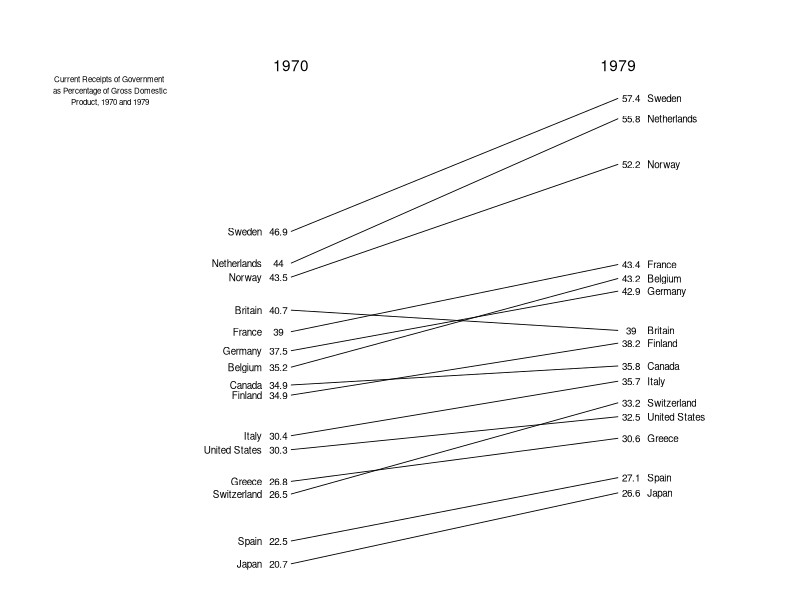
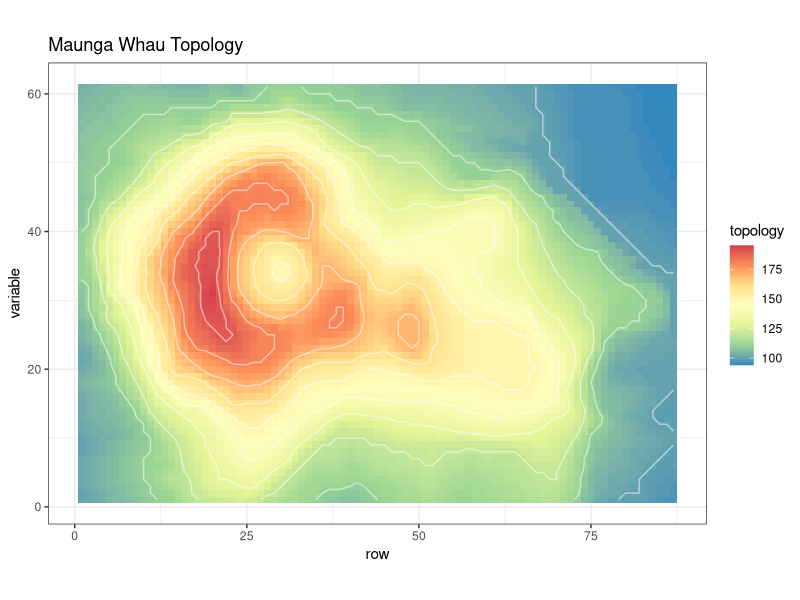
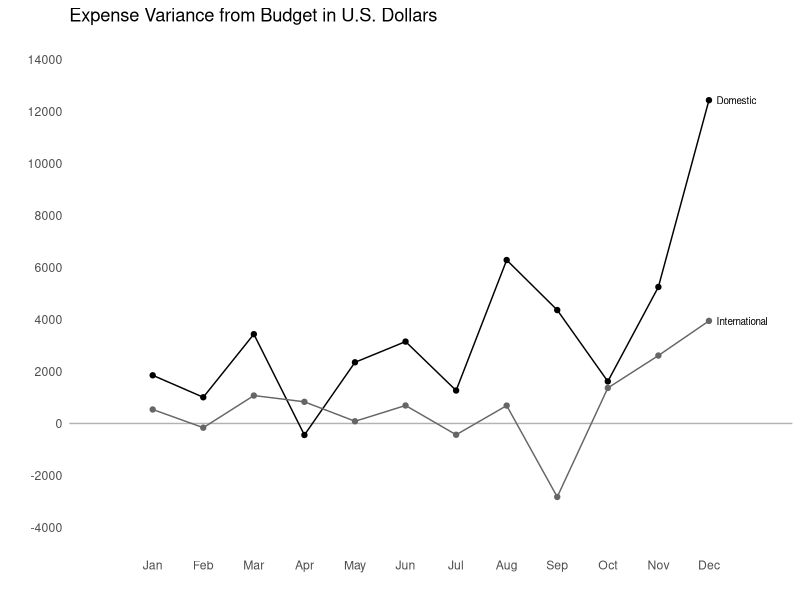
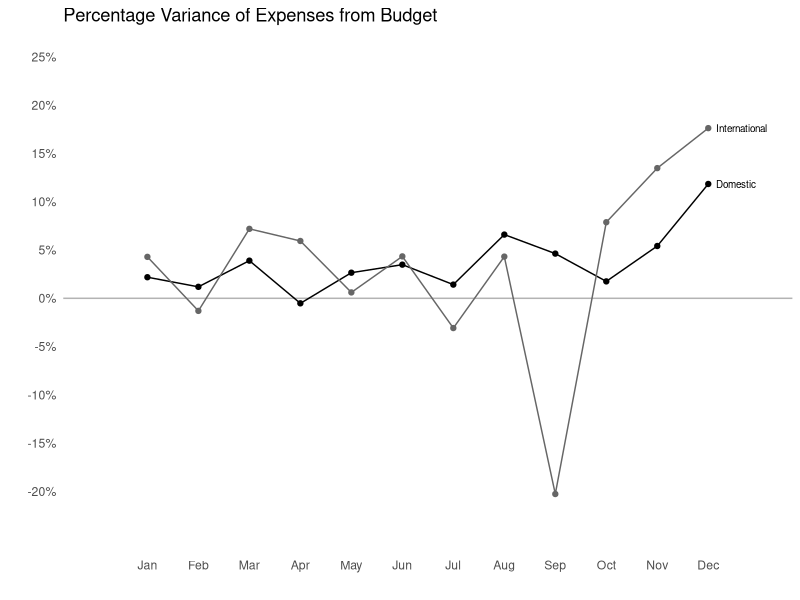

Recreate these plots in R, in order.
## ---- chunk 1
knitr::opts_chunk$set(echo = TRUE, warning = FALSE, message = FALSE, 
                      fig.show = "hold")
library(tidyverse)
library(ggrepel)
rm(list = ls())
## ---- chunk 2
tax <- tribble(
  ~ Country,     ~ `1970`, ~ `1979`,
  "Sweden",          46.9,     57.4,
  "Netherlands",     44.0,     55.8,
  "Norway",          43.5,     52.2,
  "Britain",         40.7,     39.0,
  "France",          39.0,     43.4,
  "Germany",         37.5,     42.9,
  "Belgium",         35.2,     43.2,
  "Canada",          34.9,     35.8,
  "Finland",         34.9,     38.2,
  "Italy",           30.4,     35.7,
  "United States",   30.3,     32.5,
  "Greece",          26.8,     30.6,
  "Switzerland",     26.5,     33.2,
  "Spain",           22.5,     27.1,
  "Japan",           20.7,     26.6
)

tidytax <- tax %>% 
  gather(`1970`, `1979`, key = "year", value = "GDP", convert = T)
## ---- chunk 3
tidytax$adj <- c(46.9, 44.4, 43.3, 40.7, 39.0, 37.5, 36.2, 34.8, 34.0, 30.8, 29.7, 27.2, 26.2, 22.5, 20.7, 57.4, 55.8, 52.2, 39.1, 44.3, 42.2, 43.2, 36.3, 38.1, 35.1, 32.3, 30.6, 33.4, 27.5, 26.3)
ggplot(tidytax)+
  geom_line(aes(x = year, y = adj, group = Country), size = .3)+
  theme_void()+
  xlab("")+
  ylab("")+
  scale_y_continuous(limits = c(20, 63))+
  scale_x_continuous(limits = c(1963, 1983))+
  geom_text(data = filter(tidytax, year == 1970),
                  aes(x = year, y = adj, label = Country),
                  nudge_x = -.8, hjust = 1, size = 2.5)+
  geom_text(data = filter(tidytax, year == 1970), 
                  aes(x = year, y = adj, label = GDP), 
                  nudge_x=-.35,size = 2.5)+
  geom_text(data = filter(tidytax, year == 1979), 
                  aes(x = year, y = adj, label = Country), size = 2.5,
                  nudge_x = 0.8, hjust = 0)+
  geom_text(data = filter(tidytax, year == 1979), 
                  aes(x = year, y = adj, label = GDP),
                  nudge_x = 0.35, size = 2.5)+
  annotate("text", x = c(1970, 1979), y = 60, 
           label = c("1970", "1979"))+
  annotate("text", x = 1965, y = 58, 
    label = "Current Receipts of Government\n as Percentage of Gross Domestic\n Product, 1970 and 1979", 
    size = 2)
## ---- chunk 4
volcano_tbl <- as_tibble(volcano)
colnames(volcano_tbl) <- 1:ncol(volcano) 
volcano_tbl$row <- 1:nrow(volcano_tbl)

volcano_tbl_new <- gather(volcano_tbl,variable,topology,-row,convert = TRUE)
ggplot(volcano_tbl_new, aes(x=row, y=variable,z=topology,fill=topology))  + 
  geom_tile() + 
  coord_equal() +
  geom_contour(color = "white", alpha = 0.5) + 
  scale_fill_distiller(palette="Spectral", na.value="white") + 
  theme_bw() +
  labs(title = "Maunga Whau Topology")
## ---- chunk 5
budget <- tribble(
  ~ Expenses,             ~ Jan, ~ Feb, ~ Mar, ~ Apr, ~ May, ~ Jun, ~ Jul, ~ Aug, ~ Sep, ~ Oct, ~ Nov, ~ Dec,
  "Domestic Actual",      84853, 84838, 88103, 85072, 88723, 90384, 89374, 95273, 94239, 92394, 96934, 105034,
  "Domestic Budget",      83000, 83830, 84668, 85515, 86370, 87234, 88106, 88987, 89877, 90776, 91684, 92600,
  "International Actual", 12538, 12438, 14934, 14033, 13945, 15938, 14086, 15934, 13945, 17338, 19384, 22394,
  "International Budget", 12000, 12600, 13860, 13200, 13860, 15246, 14520, 15246, 16771, 15972, 16771, 18448
)

budget_new <- gather(budget,variable,value,-Expenses)

a <- subset(budget_new,Expenses=="Domestic Actual")$value
b <- subset(budget_new,Expenses=="Domestic Budget")$value
c <- subset(budget_new,Expenses=="International Actual")$value
d <- subset(budget_new,Expenses=="International Budget")$value

Domestic_difference <- a-b
International_difference <- c-d
Domestic_proportion <- (a-b)/a
International_proportion <- (c-d)/c
Month <- factor(subset(budget_new, Expenses=="Domestic Actual")$variable, levels=c("Jan","Feb","Mar","Apr","May","Jun","Jul","Aug","Sep",
                                                "Oct","Nov","Dec"))

budget_diff <- tibble(Domestic_difference,International_difference,
                      Domestic_proportion,International_proportion,Month)
budget_diff_new<- gather(budget_diff[c(1,2,5)],key="Type1",
                         value="Difference",Domestic_difference,
                         International_difference,-Month) %>%
                        mutate(Type=gsub("_.*","",Type1))

ggplot(budget_diff_new,aes(x=Month,y=Difference,group=Type))+
  geom_hline(yintercept=0,color="grey70")+
  geom_line(aes(colour=Type))+
  theme_minimal()+
  geom_point(aes(colour=Type))+ylab("")+xlab("")+
  scale_y_continuous(breaks = seq(-4000,14000,2000),
                     limits=c(-4100,14100)) +
  geom_text(data = filter(budget_diff_new, Month == "Dec"), 
                  aes(x = Month, y = Difference, label = Type),
                  nudge_x = 0.15, hjust = 0, size = 2.5)+
  scale_x_discrete(expand=c(.15,0))+
  scale_color_manual(values=c( "black","grey40"))+
  theme(legend.position="none",
        panel.grid.major = element_blank(), 
        panel.grid.minor = element_blank())+
  labs(title = "Expense Variance from Budget in U.S. Dollars")

budget_diff2 <- gather(budget_diff[c(3,4,5)],key="Type1",
                       value="Difference",Domestic_proportion,
                                 International_proportion,-Month) %>%
                        mutate(Type=gsub("_.*","",Type1))

ggplot(budget_diff2,aes(x=Month,y=Difference,group=Type))+
  geom_hline(yintercept=0,color="grey70")+
  geom_line(aes(colour=Type))+
  theme_minimal()+
  geom_point(aes(colour=Type))+ylab("")+xlab("")+
  scale_y_continuous(labels=scales::percent, 
                     breaks = seq(-.2,.25,.05),
                     limits=c(-.24,.25)) +
  geom_text(data = filter(budget_diff2, Month == "Dec"), 
                  aes(x = Month, y = Difference, label = Type),
                  nudge_x = 0.15, hjust = 0, size = 2.5)+
  scale_x_discrete(expand=c(.15,0))+
  scale_color_manual(values=c( "black","grey40"))+
  theme(legend.position="none",
        panel.grid.major = element_blank(), 
        panel.grid.minor = element_blank())+
  labs(title = "Percentage Variance of Expenses from Budget")

